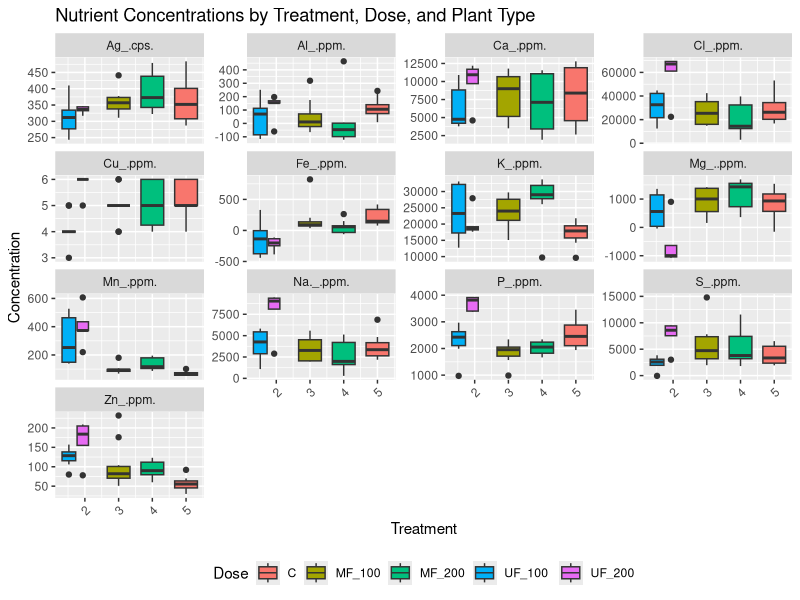
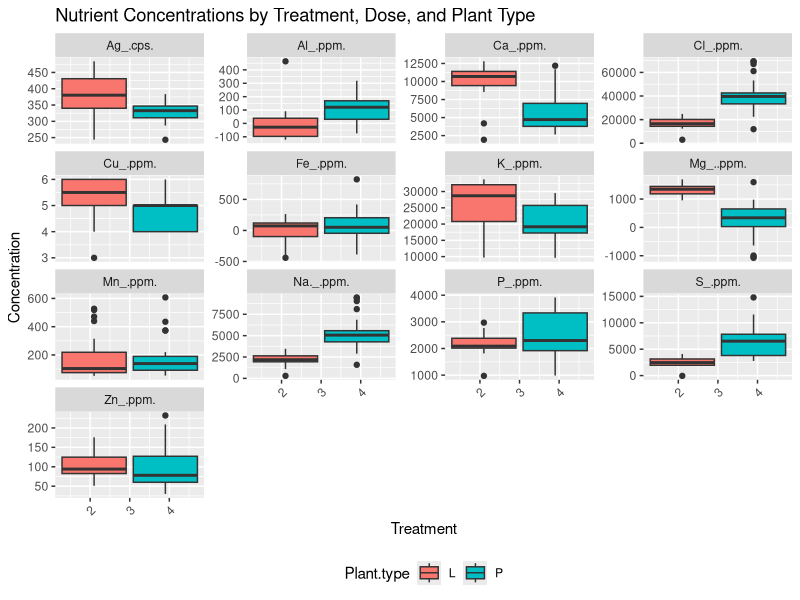
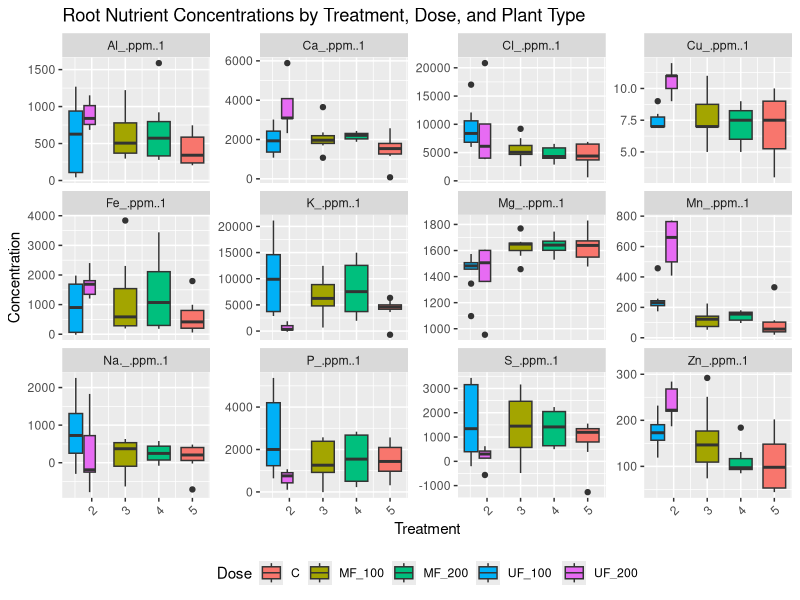
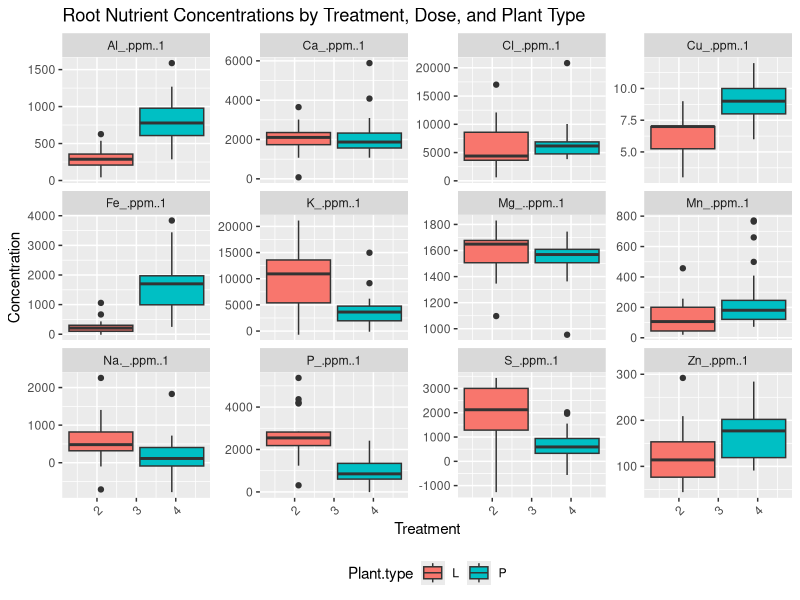

R code for these plots, in order: (Note: this script raises an error after producing the figures.)
library(tidyverse)
library(ggplot2)

# Read the CSV file
XRF_data <- read.csv("xrf_Nutrients_analysis_exp1_final.csv")

# View the first few rows to verify data was read correctly
head(XRF_data)
colnames(XRF_data)


# Reshape the dataset into long format
XRF_long <- XRF_data %>%
  gather(key = "Nutrient", value = "Concentration", 
         Na._.ppm., Mg_..ppm., Al_.ppm., P_.ppm., K_.ppm., Ca_.ppm., 
         Fe_.ppm., Cl_.ppm., Ag_.cps., Cu_.ppm., Mn_.ppm., S_.ppm., Zn_.ppm.)

# View the reshaped data
head(XRF_long)
# Create a faceted boxplot for all nutrients
ggplot(XRF_long, aes(x = Treatment, y = Concentration, fill = Dose)) + 
  geom_boxplot() + 
  facet_wrap(~ Nutrient, scales = "free_y") +
  labs(title = "Nutrient Concentrations by Treatment, Dose, and Plant Type", 
       x = "Treatment", 
       y = "Concentration") +
  theme(axis.text.x = element_text(angle = 45, hjust = 1), 
        legend.position = "bottom")
# Create a faceted boxplot for all nutrients, colored by Plant.type
ggplot(XRF_long, aes(x = Treatment, y = Concentration, fill = Plant.type)) + 
  geom_boxplot() + 
  facet_wrap(~ Nutrient, scales = "free_y") +
  labs(title = "Nutrient Concentrations by Treatment, Dose, and Plant Type", 
       x = "Treatment", 
       y = "Concentration") +
  theme(axis.text.x = element_text(angle = 45, hjust = 1), 
        legend.position = "bottom")
# Reshape the root nutrient dataset into long format
XRF_root_long <- XRF_data %>%
  gather(key = "Nutrient", value = "Concentration", 
         Na._.ppm..1, Mg_..ppm..1, Al_.ppm..1, P_.ppm..1, K_.ppm..1, 
         Ca_.ppm..1, Fe_.ppm..1, Cl_.ppm..1, Cu_.ppm..1, Mn_.ppm..1, 
         S_.ppm..1, Zn_.ppm..1)

# View the reshaped data
head(XRF_root_long)
# Create a faceted boxplot for all root nutrients
ggplot(XRF_root_long, aes(x = Treatment, y = Concentration, fill = Dose)) + 
  geom_boxplot() + 
  facet_wrap(~ Nutrient, scales = "free_y") +
  labs(title = "Root Nutrient Concentrations by Treatment, Dose, and Plant Type", 
       x = "Treatment", 
       y = "Concentration") +
  theme(axis.text.x = element_text(angle = 45, hjust = 1), 
        legend.position = "bottom")
# Create a faceted boxplot for all root nutrients, colored by Plant.type
ggplot(XRF_root_long, aes(x = Treatment, y = Concentration, fill = Plant.type)) + 
  geom_boxplot() + 
  facet_wrap(~ Nutrient, scales = "free_y") +
  labs(title = "Root Nutrient Concentrations by Treatment, Dose, and Plant Type", 
       x = "Treatment", 
       y = "Concentration") +
  theme(axis.text.x = element_text(angle = 45, hjust = 1), 
        legend.position = "bottom")


# Load necessary libraries
library(tidyverse)
library(car)
library(emmeans)
library(ggplot2)

# Perform statistical analysis for each nutrient
for (nutrient in leaf_nutrients) {
  # Fit the linear model
  model <- lm(as.formula(paste(nutrient, "~ Plant.type * Treatment * Dose")), data = XRF_data)
  
  # Summary of the model
  print(paste("Summary for", nutrient))
  print(summary(model))
  
  # ANOVA to test the significance of effects
  print(paste("ANOVA for", nutrient))
  print(Anova(model, type = "II"))
}
# List of Root nutrients
root_nutrients <- c("Na._.ppm..1", "Mg_..ppm..1", "Al_.ppm..1", "P_.ppm..1", "K_.ppm..1", 
                    "Ca_.ppm..1", "Fe_.ppm..1", "Cl_.ppm..1", "Cu_.ppm..1", "Mn_.ppm..1", 
                    "S_.ppm..1", "Zn_.ppm..1")

# Perform statistical analysis for each nutrient
for (nutrient in root_nutrients) {
  # Fit the linear model
  model <- lm(as.formula(paste(nutrient, "~ Plant.type * Treatment * Dose")), data = XRF_data)
  
  # Summary of the model
  print(paste("Summary for", nutrient))
  print(summary(model))
  
  # ANOVA to test the significance of effects
  print(paste("ANOVA for", nutrient))
  print(Anova(model, type = "II"))
}



# Load necessary libraries
library(dplyr)

# Subset the relevant columns from the dataset
data_subset <- XRF_data %>%
  select(Leaf.C.N..ratio., Root.C.N..ratio., P_.ppm., P_.ppm..1, P.g.kg..dw.soil, NH4.g.kg..dw.soil, NO3.g.kg..dw.soil)

# Check the data types of the selected columns
str(data_subset)
# Check the unique values in the column
unique(XRF_data$Leaf.C.N..ratio.)
# Convert columns to numeric while handling non-numeric values gracefully
data_subset$Leaf_CN_Ratio <- suppressWarnings(as.numeric(as.character(XRF_data$Leaf.C.N..ratio.)))
data_subset$Root_CN_Ratio <- suppressWarnings(as.numeric(as.character(XRF_data$Root.C.N..ratio.)))
data_subset$Leaf_P_ppm <- suppressWarnings(as.numeric(as.character(XRF_data$P_.ppm.)))
data_subset$Root_P_ppm <- suppressWarnings(as.numeric(as.character(XRF_data$P_.ppm..1)))
data_subset$Soil_P_gkg <- suppressWarnings(as.numeric(as.character(XRF_data$P.g.kg..dw.soil)))
data_subset$Soil_NH4_gkg <- suppressWarnings(as.numeric(as.character(XRF_data$NH4.g.kg..dw.soil)))
data_subset$Soil_NO3_gkg <- suppressWarnings(as.numeric(as.character(XRF_data$NO3.g.kg..dw.soil)))

# Check if the conversion resulted in any NA values
summary(data_subset)

# Remove rows with NA values if necessary
data_subset <- na.omit(data_subset)

# Perform correlation tests as before
cor_leaf_cn_soil <- cor.test(data_subset$Leaf_CN_Ratio, data_subset$Soil_P_gkg)




# Convert the relevant columns to numeric if they are not already
data_subset$Leaf_CN_Ratio <- as.numeric(as.character(data_subset$Leaf_CN_Ratio))
data_subset$Root_CN_Ratio <- as.numeric(as.character(data_subset$Root_CN_Ratio))
data_subset$Leaf_P_ppm <- as.numeric(as.character(data_subset$Leaf_P_ppm))
data_subset$Root_P_ppm <- as.numeric(as.character(data_subset$Root_P_ppm))
data_subset$Soil_P_gkg <- as.numeric(as.character(data_subset$Soil_P_gkg))
data_subset$Soil_NH4_gkg <- as.numeric(as.character(data_subset$Soil_NH4_gkg))
data_subset$Soil_NO3_gkg <- as.numeric(as.character(data_subset$Soil_NO3_gkg))

# After conversion, check for any NA values that might have been introduced
summary(data_subset)

# Perform correlation tests again
# Correlation between leaf C:N ratio and soil nutrients
cor_leaf_cn_soil <- cor.test(data_subset$Leaf_CN_Ratio, data_subset$Soil_P_gkg, use = "complete.obs")
cor_leaf_cn_nh4 <- cor.test(data_subset$Leaf_CN_Ratio, data_subset$Soil_NH4_gkg, use = "complete.obs")
cor_leaf_cn_no3 <- cor.test(data_subset$Leaf_CN_Ratio, data_subset$Soil_NO3_gkg, use = "complete.obs")

# Correlation between root C:N ratio and soil nutrients
cor_root_cn_soil <- cor.test(data_subset$Root_CN_Ratio, data_subset$Soil_P_gkg, use = "complete.obs")
cor_root_cn_nh4 <- cor.test(data_subset$Root_CN_Ratio, data_subset$Soil_NH4_gkg, use = "complete.obs")
cor_root_cn_no3 <- cor.test(data_subset$Root_CN_Ratio, data_subset$Soil_NO3_gkg, use = "complete.obs")

# Correlation between leaf P and soil nutrients
cor_leaf_p_soil <- cor.test(data_subset$Leaf_P_ppm, data_subset$Soil_P_gkg, use = "complete.obs")
cor_leaf_p_nh4 <- cor.test(data_subset$Leaf_P_ppm, data_subset$Soil_NH4_gkg, use = "complete.obs")
cor_leaf_p_no3 <- cor.test(data_subset$Leaf_P_ppm, data_subset$Soil_NO3_gkg, use = "complete.obs")

# Correlation between root P and soil nutrients
cor_root_p_soil <- cor.test(data_subset$Root_P_ppm, data_subset$Soil_P_gkg, use = "complete.obs")
cor_root_p_nh4 <- cor.test(data_subset$Root_P_ppm, data_subset$Soil_NH4_gkg, use = "complete.obs")
cor_root_p_no3 <- cor.test(data_subset$Root_P_ppm, data_subset$Soil_NO3_gkg, use = "complete.obs")

# Display the correlation results
list(
  Leaf_CN_vs_Soil_P = cor_leaf_cn_soil,
  Leaf_CN_vs_Soil_NH4 = cor_leaf_cn_nh4,
  Leaf_CN_vs_Soil_NO3 = cor_leaf_cn_no3,
  Root_CN_vs_Soil_P = cor_root_cn_soil,
  Root_CN_vs_Soil_NH4 = cor_root_cn_nh4,
  Root_CN_vs_Soil_NO3 = cor_root_cn_no3,
  Leaf_P_vs_Soil_P = cor_leaf_p_soil,
  Leaf_P_vs_Soil_NH4 = cor_leaf_p_nh4,
  Leaf_P_vs_Soil_NO3 = cor_leaf_p_no3,
  Root_P_vs_Soil_P = cor_root_p_soil,
  Root_P_vs_Soil_NH4 = cor_root_p_nh4,
  Root_P_vs_Soil_NO3 = cor_root_p_no3
)
# Install required packages if not already installed
install.packages("GGally")
install.packages("ggplot2")

# Load necessary libraries
library(GGally)
library(ggplot2)

# Check for non-numeric values in the columns
summary(XRF_data$Leaf.C.N..ratio.)
summary(XRF_data$P_.ppm.)

# Handle non-numeric values (replace non-numeric values with NA during conversion)
data_subset <- data.frame(
  Leaf_CN_Ratio = suppressWarnings(as.numeric(as.character(XRF_data$Leaf.C.N..ratio.))),
  Root_CN_Ratio = suppressWarnings(as.numeric(as.character(XRF_data$Root.C.N..ratio.))),
  Leaf_P_ppm = suppressWarnings(as.numeric(as.character(XRF_data$P_.ppm.))),
  Root_P_ppm = suppressWarnings(as.numeric(as.character(XRF_data$P_.ppm..1))),
  Soil_P_gkg = suppressWarnings(as.numeric(as.character(XRF_data$P.g.kg..dw.soil))),
  Soil_NH4_gkg = suppressWarnings(as.numeric(as.character(XRF_data$NH4.g.kg..dw.soil))),
  Soil_NO3_gkg = suppressWarnings(as.numeric(as.character(XRF_data$NO3.g.kg..dw.soil)))
)

# Check for any NAs in the data
summary(data_subset)

# Optionally, remove rows with NA values
data_subset_clean <- na.omit(data_subset)
# Create the pairwise plot using ggpairs after cleaning the data
ggpairs(data_subset_clean, 
        title = "Pairwise Correlation between Soil and Plant Nutrient Concentrations", 
        lower = list(continuous = "smooth"),
        diag = list(continuous = "densityDiag"))

# Using pairs for visualization
pairs(data_subset_clean,
      main = "Pairwise Correlation between Soil and Plant Nutrients",
      pch = 19, col = "blue")




# Install required packages if you don't have them
install.packages("corrplot")
# Install dplyr or tidyverse if not already installed
# install.packages("dplyr")
# OR
# install.packages("tidyverse")

# Load dplyr package
library(dplyr)

# Load necessary libraries
library(corrplot)

# Subset the relevant columns for the correlation analysis
data_subset <- XRF_data %>%
  select(Leaf.C.N..ratio., Root.C.N..ratio., P_.ppm., P_.ppm..1, P.g.kg..dw.soil, NH4.g.kg..dw.soil, NO3.g.kg..dw.soil)
# Identify non-numeric values in the problematic columns
non_numeric_leaf_cn <- data_subset$Leaf.C.N..ratio.[!grepl("^[0-9.]+$", data_subset$Leaf.C.N..ratio.)]
non_numeric_root_cn <- data_subset$Root.C.N..ratio.[!grepl("^[0-9.]+$", data_subset$Root.C.N..ratio.)]

# Print non-numeric values
print(non_numeric_leaf_cn)
print(non_numeric_root_cn)
# Remove rows with non-numeric values in Leaf.C.N..ratio. and Root.C.N..ratio.
data_subset <- data_subset[grepl("^[0-9.]+$", data_subset$Leaf.C.N..ratio.), ]
data_subset <- data_subset[grepl("^[0-9.]+$", data_subset$Root.C.N..ratio.), ]

# Now, proceed with numeric conversion
data_subset$Leaf.C.N..ratio. <- as.numeric(as.character(data_subset$Leaf.C.N..ratio.))
data_subset$Root.C.N..ratio. <- as.numeric(as.character(data_subset$Root.C.N..ratio.))

# Continue with conversion of other columns if necessary

# Convert columns to numeric (if necessary)
data_subset$Leaf.C.N..ratio. <- as.numeric(as.character(data_subset$Leaf.C.N..ratio.))
data_subset$Root.C.N..ratio. <- as.numeric(as.character(data_subset$Root.C.N..ratio.))
data_subset$P_.ppm. <- as.numeric(as.character(data_subset$P_.ppm.))
data_subset$P_.ppm..1 <- as.numeric(as.character(data_subset$P_.ppm..1))
data_subset$P.g.kg..dw.soil <- as.numeric(as.character(data_subset$P.g.kg..dw.soil))
data_subset$NH4.g.kg..dw.soil <- as.numeric(as.character(data_subset$NH4.g.kg..dw.soil))
data_subset$NO3.g.kg..dw.soil <- as.numeric(as.character(data_subset$NO3.g.kg..dw.soil))

# Remove rows with NA values
data_subset_clean <- na.omit(data_subset)

# Calculate correlation matrix
cor_matrix <- cor(data_subset_clean)

# Visualize the correlation matrix
library(corrplot)
corrplot(cor_matrix, method = "circle", type = "upper", 
         tl.col = "black", tl.srt = 45, 
         addCoef.col = "black", number.cex = 0.7, 
         col = colorRampPalette(c("blue", "white", "red"))(200),
         title = "Correlation Matrix of Soil and Plant Nutrients")











# Load necessary libraries
library(tidyverse)
library(car)
library(emmeans)
library(ggplot2)
library(multcomp)
library(dplyr)

# Load the dataset
Plant_traits <- read.csv("Biomass_height_stem_data_exp1.csv")

# Inspect column names to check for non-standard characters
colnames(Plant_traits)

# Subset the dataset to include relevant columns and convert variables to factors
nodule_data <- Plant_traits %>%
  select(`Dose..N.kg.ha.`, Plant.type, Fertilizer.type, `Nodules.Count.no..`) %>%
  mutate(
    Dose = factor(`Dose..N.kg.ha.`, levels = c("0", "100", "200")),   # Convert Dose to factor
    Fertilizer_Type = factor(Fertilizer.type),                        # Convert Fertilizer type to factor
    Plant.type = factor(Plant.type)                                   # Convert Plant type to factor
  )

# Calculate mean and standard errors for nodule count by Dose, Plant Type, and Fertilizer Type
nodule_summary <- nodule_data %>%
  group_by(Dose, Plant.type, Fertilizer_Type) %>%
  summarise(
    Mean_Nodules = mean(`Nodules.Count.no..`, na.rm = TRUE),
    SE_Nodules = sd(`Nodules.Count.no..`, na.rm = TRUE) / sqrt(n())
  )

# Perform ANOVA for nodule count
anova_nodules <- aov(`Nodules.Count.no..` ~ Dose * Fertilizer_Type * Plant.type, data = nodule_data)
summary(anova_nodules)

# Perform Tukey's HSD test for nodule count if ANOVA is significant
letters_nodules <- rep(NA, nrow(nodule_summary))

if (summary(anova_nodules)[[1]][["Pr(>F)"]][1] < 0.05) {
  tukey_nodules <- HSD.test(anova_nodules, "Dose", group = TRUE)
  for (i in 1:nrow(nodule_summary)) {
    group <- nodule_summary$Dose[i]
    letters_nodules[i] <- tukey_nodules$groups[as.character(group), "groups"]
  }
}

# Add Tukey letters to the nodule_summary
nodule_summary$letters_nodules <- letters_nodules

# Convert Dose to factor for proper ordering in plots
nodule_summary$Dose <- factor(nodule_summary$Dose, levels = c("0", "100", "200"))

# Visualize Nodule Count with Mean, Standard Errors, and Tukey Letters
ggplot(nodule_summary, aes(x = Dose, y = Mean_Nodules, fill = Fertilizer_Type)) +
  geom_bar(stat = "identity", position = position_dodge(width = 0.9), colour = "black") +
  geom_errorbar(aes(ymin = Mean_Nodules - SE_Nodules, ymax = Mean_Nodules + SE_Nodules), 
                width = 0.2, position = position_dodge(0.9)) +
  labs(title = "Nodule Count by Dose and Fertilizer Type", x = "Dose (N kg/ha)", y = "Nodule Count") +
  facet_wrap(~ Plant.type) +
  scale_fill_manual(values = c("UF" = "red", "MF" = "blue", "C" = "green")) +
  theme_minimal() +
  theme(axis.text.x = element_text(angle = 45, hjust = 1)) +
  geom_text(aes(y = Mean_Nodules + SE_Nodules + 0.5, label = letters_nodules), position = position_dodge(0.9), vjust = -0.5)






















# Load necessary libraries
library(ggplot2)
library(dplyr)
library(car)
library(emmeans)
library(multcomp)

# Read the dataset
XRF_data <- read.csv("xrf_Nutrients_analysis_exp1_final.csv")

# Ensure necessary columns are treated as factors
XRF_data <- XRF_data %>%
  mutate(
    Dose = factor(Dose, levels = c("0", "100", "200")),  # Adjust Dose column
    Fertilizer_Type = factor(Treatment, levels = c('None', 'MF', 'UF')),  # Adjust Fertilizer type
    Plant.type = factor(Plant.type)  # Ensure Plant.type is a factor
  )

# Step 1: Calculate mean and standard errors for Leaf and Root C:N ratios
cn_summary <- XRF_data %>%
  group_by(Dose, Plant.type, Fertilizer_Type) %>%
  summarize(
    Leaf_CN_mean = mean(Leaf.C.N..ratio., na.rm = TRUE),  # Use the actual column name
    Leaf_CN_se = sd(Leaf.C.N..ratio., na.rm = TRUE) / sqrt(n()),  # Standard error for Leaf C:N
    Root_CN_mean = mean(Root.C.N..ratio., na.rm = TRUE),  # Use the actual column name
    Root_CN_se = sd(Root.C.N..ratio., na.rm = TRUE) / sqrt(n())  # Standard error for Root C:N
  )

# Step 2: Visualize Leaf C:N ratio by Dose, Plant Type, and Fertilizer Type
ggplot(cn_summary, aes(x = Dose, y = Leaf_CN_mean, fill = Fertilizer_Type)) + 
  geom_bar(stat = "identity", position = "dodge", color = "black") +
  geom_errorbar(aes(ymin = Leaf_CN_mean - Leaf_CN_se, ymax = Leaf_CN_mean + Leaf_CN_se), 
                width = 0.2, position = position_dodge(0.9), color = "black") +
  facet_wrap(~ Plant.type) +
  labs(title = "Leaf C:N Ratio by Dose, Plant Type, and Fertilizer Type", x = "Dose", y = "Leaf C:N Ratio") +
  scale_fill_manual(values = c("grey20", "grey50", "grey80")) +
  theme_minimal(base_size = 15) +
  theme(panel.background = element_rect(fill = "white"), 
        plot.background = element_rect(fill = "white"), 
        panel.grid.major = element_line(color = "grey"))

# Step 3: Visualize Root C:N ratio by Dose, Plant Type, and Fertilizer Type
ggplot(cn_summary, aes(x = Dose, y = Root_CN_mean, fill = Fertilizer_Type)) + 
  geom_bar(stat = "identity", position = "dodge", color = "black") +
  geom_errorbar(aes(ymin = Root_CN_mean - Root_CN_se, ymax = Root_CN_mean + Root_CN_se), 
                width = 0.2, position = position_dodge(0.9), color = "black") +
  facet_wrap(~ Plant.type) +
  labs(title = "Root C:N Ratio by Dose, Plant Type, and Fertilizer Type", x = "Dose", y = "Root C:N Ratio") +
  scale_fill_manual(values = c("grey20", "grey50", "grey80")) +
  theme_minimal(base_size = 15) +
  theme(panel.background = element_rect(fill = "white"), 
        plot.background = element_rect(fill = "white"), 
        panel.grid.major = element_line(color = "grey"))

# Step 4: Fit the model for Leaf C:N ratio
m1_leaf_cn <- lm(Leaf.C.N..ratio. ~ Dose * Plant.type * Fertilizer_Type, data = XRF_data)
summary(m1_leaf_cn)

# Check residuals for linearity and normality
residualPlot(m1_leaf_cn)
qqPlot(m1_leaf_cn)

# Test significance of the model effects (ANOVA)
Anova(m1_leaf_cn, type = "II")

# Perform multiple comparison test (Tukey HSD) for Leaf C:N ratio
pairwise_comparisons_leaf_cn <- emmeans(m1_leaf_cn, ~ Dose | Plant.type | Fertilizer_Type)
summary(pairwise_comparisons_leaf_cn)

# Visualize significant differences using compact letter display for Leaf C:N ratio
cld_leaf_cn <- cld(pairwise_comparisons_leaf_cn)

# Step 5: Fit the model for Root C:N ratio
m1_root_cn <- lm(Root.C.N..ratio. ~ Dose * Plant.type * Fertilizer_Type, data = XRF_data)
summary(m1_root_cn)

# Check residuals for linearity and normality
residualPlot(m1_root_cn)
qqPlot(m1_root_cn)

# Test significance of the model effects (ANOVA)
Anova(m1_root_cn, type = "II")

# Perform multiple comparison test (Tukey HSD) for Root C:N ratio
pairwise_comparisons_root_cn <- emmeans(m1_root_cn, ~ Dose | Plant.type | Fertilizer_Type)
summary(pairwise_comparisons_root_cn)

# Step 6: Join the Tukey test results for Leaf C:N ratio with cn_summary and plot with compact letter display (CLD)
cld_leaf_cn <- as.data.frame(cld_leaf_cn)
merged_leaf_cn <- merge(cn_summary, cld_leaf_cn, by = c("Dose", "Plant.type", "Fertilizer_Type"))

ggplot(merged_leaf_cn, aes(x = Dose, y = Leaf_CN_mean, fill = Fertilizer_Type)) + 
  geom_bar(stat = "identity", position = "dodge", color = "black") +
  geom_errorbar(aes(ymin = Leaf_CN_mean - Leaf_CN_se, ymax = Leaf_CN_mean + Leaf_CN_se), 
                width = 0.2, position = position_dodge(0.9), color = "black") +
  facet_wrap(~ Plant.type) +
  geom_text(aes(x = Dose, y = Leaf_CN_mean + Leaf_CN_se + 0.05, label = .group), 
            position = position_dodge(0.9), vjust = 0, color = "black") +
  labs(title = "Leaf C:N Ratio by Dose, Plant Type, and Fertilizer Type", x = "Dose", y = "Leaf C:N Ratio") +
  scale_fill_manual(values = c("grey20", "grey50", "grey80")) +
  theme_minimal(base_size = 15) +
  theme(panel.background = element_rect(fill = "white"), 
        plot.background = element_rect(fill = "white"), 
        panel.grid.major = element_line(color = "grey"))

# Step 7: Join the Tukey test results for Root C:N ratio with cn_summary and plot with compact letter display (CLD)
cld_root_cn <- as.data.frame(cld_root_cn)
merged_root_cn <- merge(cn_summary, cld_root_cn, by = c("Dose", "Plant.type", "Fertilizer_Type"))

ggplot(merged_root_cn, aes(x = Dose, y = Root_CN_mean, fill = Fertilizer_Type)) + 
  geom_bar(stat = "identity", position = "dodge", color = "black") +
  geom_errorbar(aes(ymin = Root_CN_mean - Root_CN_se, ymax = Root_CN_mean + Root_CN_se), 
                width = 0.2, position = position_dodge(0.9), color = "black") +
  facet_wrap(~ Plant.type) +
  geom_text(aes(x = Dose, y = Root_CN_mean + Root_CN_se + 0.05, label = .group), 
            position = position_dodge(0.9), vjust = 0, color = "black") +
  labs(title = "Root C:N Ratio by Dose, Plant Type, and Fertilizer Type", x = "Dose", y = "Root C:N Ratio") +
  scale_fill_manual(values = c("grey20", "grey50", "grey80")) +
  theme_minimal(base_size = 15) +
  theme(panel.background = element_rect(fill = "white"), 
        plot.background = element_rect(fill = "white"), 
        panel.grid.major = element_line(color = "grey"))
